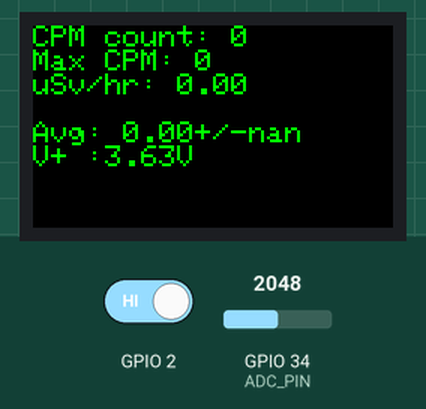
Recording of a sketch running on a simulated ESP32. On the bench: 240×135 colour display. Inputs (shaded band) come from the test bench; at power-on: GPIO 34 (ADC_PIN) = 2048, GPIO 2 HIGH. What the sketch prints to the serial monitor is not drawn.

Above: at 1.8 s.
1.9 s: GPIO 34 (ADC_PIN) set to 2866
At 3.4 s:
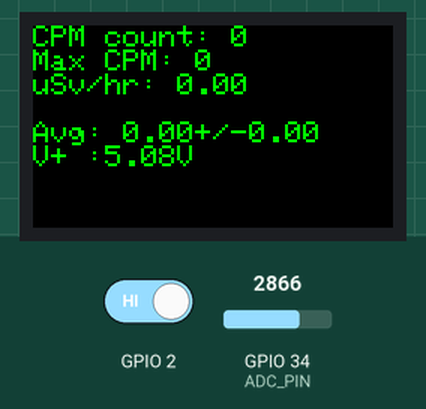
3.7 s: GPIO 2 driven LOW
At 6.3 s:
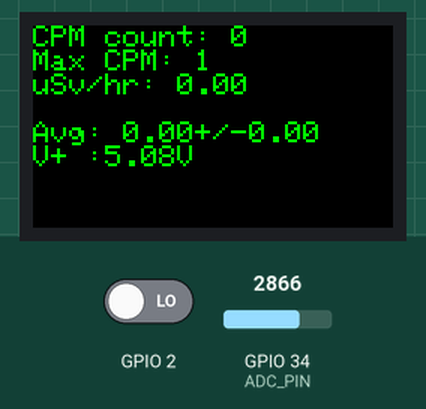
6.8 s: GPIO 34 (ADC_PIN) set to 3603
At 8.3 s:
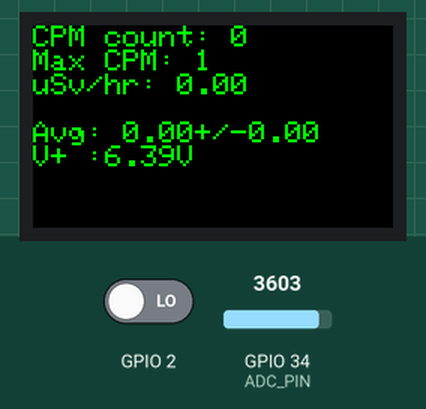
8.9 s: GPIO 34 (ADC_PIN) set to 4095
At 10.2 s:
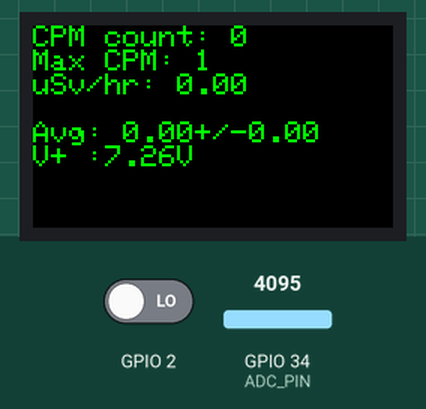
Timing chart, 0 to 11.9 s (numbered marks = the images above; inputs shaded):
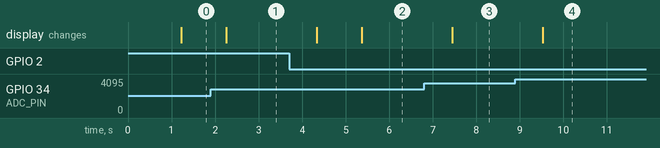

The sketch:

TTGO_Geiger.ino
```cpp
/*Based on original code by juliaandwillett: https://create.arduino.cc/projecthub/juliandwillett/customizable-geiger-muller-counter-e847d1 */
#include <TFT_eSPI.h>
#include <SPI.h>
#include "WiFi.h"
#include <Wire.h>
#include "Button2.h"

#define ADC_EN              14  //ADC_EN is the ADC detection enable port
#define ADC_PIN             34
#define BUTTON_1            35 /*No buttons used yet*/
#define BUTTON_2            0
unsigned long counts; //variable for GM Tube events
unsigned long previousMillis; //variable for measuring time
float averageCPM;
float sdCPM;
int currentCPM;
float calcCPM;
float CPMArray[100];
int maxCPM;
int vref = 1100;
TFT_eSPI tft = TFT_eSPI(135, 240); // Invoke custom TFT LCD library
Button2 btn1(BUTTON_1);
Button2 btn2(BUTTON_2);
char buff[512];


#define LOG_PERIOD 1000 // count rate (in milliseconds)
void setup() {
  counts = 0;
  currentCPM = 0;
  averageCPM = 0;
  maxCPM = 0;
  sdCPM = 0;
  calcCPM = 0;
  Serial.begin(9600);
  pinMode(2, INPUT);
  attachInterrupt(digitalPinToInterrupt(2), impulse, FALLING); //define external interrupts
  tft.init(); // Init TFT LCD
  tft.fillScreen(TFT_BLACK);
  tft.setRotation(3);
}

void loop() { //main count cycle
  delay(1000); //This prevents text overwrites as the count increases
  tft.fillScreen(TFT_BLACK);
  tft.setTextColor(TFT_GREEN);
  tft.setCursor(0, 0);
  tft.setTextSize(2);
  tft.print("CPM count: ");
  tft.println(counts);
  tft.print("Max CPM: ");
  tft.println(maxCPM);
  Serial.println("CPM");
  Serial.print(counts);
  unsigned long currentMillis = millis();
  if (currentMillis - previousMillis > LOG_PERIOD) {
    previousMillis = currentMillis;
    CPMArray[currentCPM] = counts * 2;
    tft.setCursor(0, 32);
    tft.print("uSv/hr: ");
    tft.println(outputSieverts(CPMArray[currentCPM]));
    if (counts > maxCPM){
      maxCPM = counts;
      }
    counts = 0;
    averageCPM = 0;
    sdCPM = 0;
    //calc avg and sd
    for (int x = 0; x < currentCPM + 1; x++)  {
      averageCPM = averageCPM + CPMArray[x];
    }
    averageCPM = averageCPM / (currentCPM + 1);
    for (int x = 0; x < currentCPM + 1; x++)  {
      sdCPM = sdCPM + sq(CPMArray[x] - averageCPM);
    }
    sdCPM = sqrt(sdCPM / currentCPM) / sqrt(currentCPM + 1);

    Serial.print("Avg uSv: " + String(averageCPM) + " +/- " + String(sdCPM) + "  ArrayVal: " + String(CPMArray[currentCPM]));
    currentCPM = currentCPM + 1;
    displayAverageCPM();
    static uint64_t timeStamp = 0;
    if (millis() - timeStamp > 1000) {
        timeStamp = millis();
        uint16_t v = analogRead(ADC_PIN);
        float battery_voltage = ((float)v / 4095.0) * 2.0 * 3.3 * (vref / 1000.0);
        String voltage = "V+ :" + String(battery_voltage) + "V";
        Serial.print(voltage);
        tft.setTextDatum(MC_DATUM);
        tft.println(voltage);

    }
  }
}
  void impulse() {
    counts++;
  }
  void displayAverageCPM()  {
    tft.setCursor(0, 64);
    tft.print("Avg: ");
    tft.print(outputSieverts(averageCPM));
    tft.print("+/-");
    tft.println(outputSieverts(sdCPM));
  }
  float outputSieverts(float x)  {
    float y = x * 0.0057;
    return y;
  }
```

Measured:
- after the input at 1.9 s, the display: changes after 0.36 s (image 1)
- after the input at 3.7 s, the display: first changes after 0.64 s (image 2 shows a later state)
- after the input at 6.8 s, the display: changes after 0.65 s (image 3)
- after the input at 8.9 s, the display: changes after 0.63 s (image 4)
